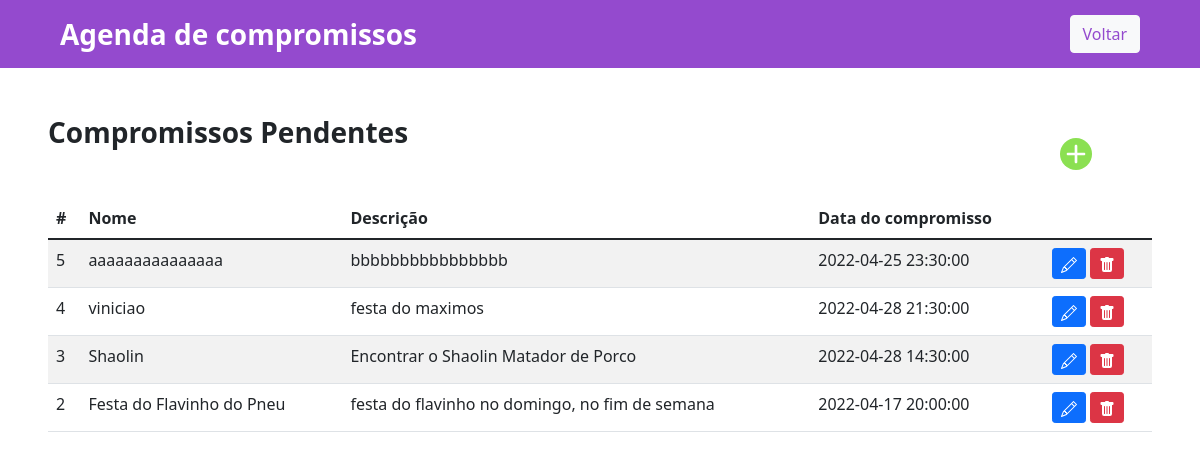
Page /Projetos-HTML-CSS/prjAgenda/telaPrincipal.php on the committed database.
### tables this page shows
CREATE TABLE `compromissos` (
  `id_compromisso` int(11) NOT NULL,
  `nome` varchar(70) NOT NULL,
  `descricao` varchar(150) NOT NULL,
  `data_compromisso` datetime NOT NULL
);

### Projetos-HTML-CSS/prjAgenda/telaPrincipal.php (the view, shortened to what this page needs)
<?php
    include_once('db_conn.php');
    $sql = "SELECT * FROM compromissos ORDER BY id_compromisso DESC";
    $result = $conn->query($sql);
?>
<!DOCTYPE html>
<html lang="pt-br">
  <head>
    <link
      rel="stylesheet"
      href="https://cdn.jsdelivr.net/npm/bootstrap@5.1.3/dist/css/bootstrap.min.css"
    />
  </head>
  <body>
    <nav class="navbar navbar-expand-lg navbar-dark" style="background-color: #944ACE;">
      <div class="container-fluid">
        <a class="navbar-brand ms-5 fs-3 fw-bold" href="#"
          >Agenda de compromissos</a
        >
        <form class="d-flex" method="POST" action="index.php">
            <button class="btn btn-light me-5 my-2 my-sm-0" type="submit" style="color: #944ACE;">
              Voltar
            </button>
        </form>
      </div>
    </nav>
    <div class="m-5">
    <h1 class="float-start fw-bold fs-3 mb-5">Compromissos Pendentes</h1>
    <a class="btn btn-md btn-light float-end mt-3 me-5 bg-transparent border-0" href="create.php" title='create'>
      <image src="assets/btn.svg" class="bg-transparent">
    </a>
      <table class="table table-striped table-bg">
            <thead>
                <tr>
                    <th scope="col">#</th>
                    <th scope="col">Nome</th>
                    <th scope="col">Descrição</th>
                    <th scope="col">Data do compromisso</th>
                </tr>
            </thead>
            <tbody>
                <?php
                    while($user_data = mysqli_fetch_assoc($result)) {
                        echo "<tr>";
                        echo "<td>".$user_data['id_compromisso']."</td>";
                        echo "<td>".$user_data['nome']."</td>";
                        echo "<td>".$user_data['descricao']."</td>";
                        echo "<td>".$user_data['data_compromisso']."</td>";
                        echo "<td>
                        <a class='btn btn-sm btn-primary' href='edit.php?id_compromisso=$user_data[id_compromisso]' title='Editar'>
                            <svg xmlns='http://www.w3.org/2000/svg' width='16' height='16' fill='currentColor' class='bi bi-pencil' viewBox='0 0 16 16'>
                                <path d='M12.146.146a.5.5 0 0 1 .708 0l3 3a.5.5 0 0 1 0 .708l-10 10a.5.5 0 0 1-.168.11l-5 2a.5.5 0 0 1-.65-.65l2-5a.5.5 0 0 1 .11-.168l10-10zM11.207 2.5 13.5 4.793 14.793 3.5 12.5 1.207 11.207 2.5zm1.586 3L10.5 3.207 4 9.707V10h.5a.5.5 0 0 1 .5.5v.5h.5a.5.5 0 0 1 .5.5v.5h.293l6.5-6.5zm-9.761 5.175-.106.106-1.528 3.821 3.821-1.528.106-.106A.5.5 0 0 1 5 12.5V12h-.5a.5.5 0 0 1-.5-.5V11h-.5a.5.5 0 0 1-.468-.325z'/>
                            </svg>
                            </a>
                            <a class='btn btn-sm btn-danger' href='delete.php?id_compromisso=$user_data[id_compromisso]' title='Deletar'>
                                <svg xmlns='http://www.w3.org/2000/svg' width='16' height='16' fill='currentColor' class='bi bi-trash-fill' viewBox='0 0 16 16'>
                                    <path d='M2.5 1a1 1 0 0 0-1 1v1a1 1 0 0 0 1 1H3v9a2 2 0 0 0 2 2h6a2 2 0 0 0 2-2V4h.5a1 1 0 0 0 1-1V2a1 1 0 0 0-1-1H10a1 1 0 0 0-1-1H7a1 1 0 0 0-1 1H2.5zm3 4a.5.5 0 0 1 .5.5v7a.5.5 0 0 1-1 0v-7a.5.5 0 0 1 .5-.5zM8 5a.5.5 0 0 1 .5.5v7a.5.5 0 0 1-1 0v-7A.5.5 0 0 1 8 5zm3 .5v7a.5.5 0 0 1-1 0v-7a.5.5 0 0 1 1 0z'/>
                                </svg>
                            </a>
                            </td>";
                        echo "</tr>";
                    }
                    ?>
            </tbody>
        </table>
    </div>
  </body>
</html>

### rows in the picture
compromissos: id_compromisso "5", nome "aaaaaaaaaaaaaaa", descricao "bbbbbbbbbbbbbbbb", data_compromisso "2022-04-25 23:30:00"
compromissos: id_compromisso "4", nome "viniciao", descricao "festa do maximos", data_compromisso "2022-04-28 21:30:00"
compromissos: id_compromisso "3", nome "Shaolin", descricao "Encontrar o Shaolin Matador de Porco", data_compromisso "2022-04-28 14:30:00"
compromissos: id_compromisso "2", nome "Festa do Flavinho do Pneu", descricao "festa do flavinho no domingo, no fim de semana", data_compromisso "2022-04-17 20:00:00"
